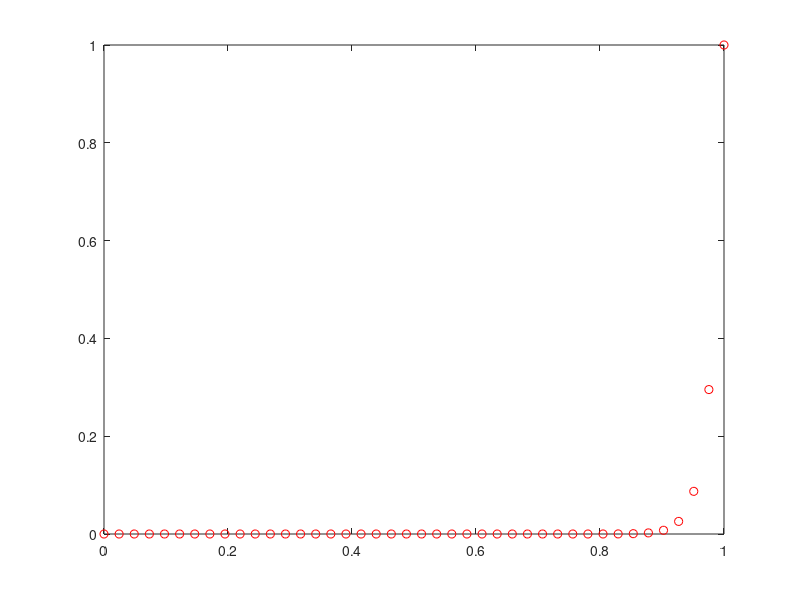

MATLAB code to generate this figure: (Note: this script raises an error after producing the figure.)
clc
close all
clear all
%% INITIALISING 
domain_size=1;
node_points=42;
h=domain_size/(node_points-1);

x=0:h:domain_size;

phi(1)=0;
phi(node_points)=1;

phi_new(1)=0;
phi_new(node_points)=1;

rho=1;
u=1;
gamma=0.02;
p=rho*u*domain_size/gamma;

error_mag=1;
error_req=1e-6;
iteration=0;
%% EXACT SOLUTION
phi_exact=phi(1)+(phi(node_points)-phi(1))/(exp(p)-1)*(exp(p*x/domain_size)-1)
figure(1);
plot(x,phi_exact,'ro');
a_p=rho*u/2-rho*u/2+gamma/h+gamma/h;
a_e=gamma/h-rho*u/2;
a_w=gamma/h+rho*u/2;
%% CENTRAL DIFFERENCE
while error_mag>error_req;
    
    for i=2:node_points-1
        phi_new(i)=(a_e*phi(i+1)+a_w*phi(i-1))/a_p;
    end
    iteration=iteration+1;
    error_mag=0;
    for i=2:node_points-1;
        error_mag=error_mag+abs(phi(i)-phi_new(i));
    end   
 phi=phi_new;
end
figure(1);
hold on
plot()
%% UPWIND
error=1;
req=1e-6
a_p=rho*u+gamma/h+gamma/h;
a_e=gamma/h;
a_w=gamma/h+rho*u;

while error>req;
    
    for i=2:node_points-1
        phi_new(i)=(a_e*phi(i+1)+a_w*phi(i-1))/a_p;
    end
    
    error=0;
    for i=2:node_points-1;
        error_mag=error_mag+abs(phi(i)-phi_new(i));
    end   
 phi=phi_new;
end
figure(1);
hold on
plot(x,phi,'b','linewidth',2)






